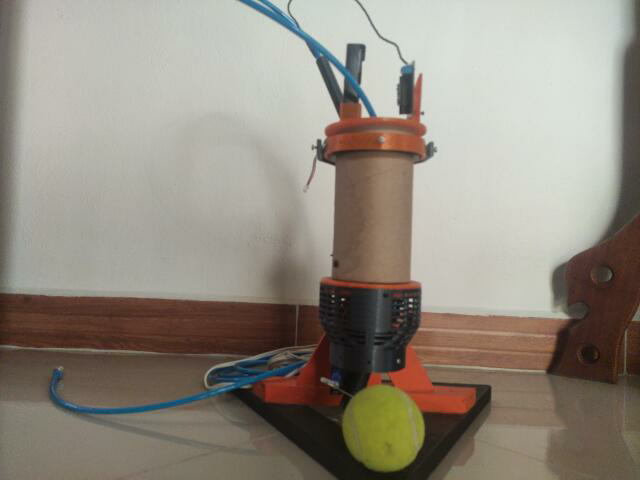
#> input picture Angle_Testing/pelota.png, 640 x 480 px, found by its file name
$ python SegmentacionColor.py
#> lines starting #> are read from the running program, lines starting #| are printed output that depends on the picture; after the words box and inside, x2 and y2 are one past the last pixel; in counts of white or black regions, pixels touching at a corner belong together
import cv2
import numpy as np

image = cv2.imread('Angle_Testing/pelota.png')
#> image is the input picture: shape (480, 640, 3); mean B, G, R 128.1, 139.4, 146.5

while(1):

  # Convertir la imagen RGB a HSV
  hsv = cv2.cvtColor(image, cv2.COLOR_BGR2HSV)
#> hsv: shape (480, 640, 3); mean H, S, V 30.2, 49.2, 148.7

  # Definir un intervalo del color azul en HSV
  lower_verde = np.array([25,50,50])
  upper_verde = np.array([67,255,255])
  lower_rosa1 = np.array([125,50,50])
  upper_rosa1 = np.array([167,255,255])

  # Umbralizar la imagen HSV para obtener solo los colores azules
  mask = cv2.inRange(hsv, lower_verde, upper_verde)
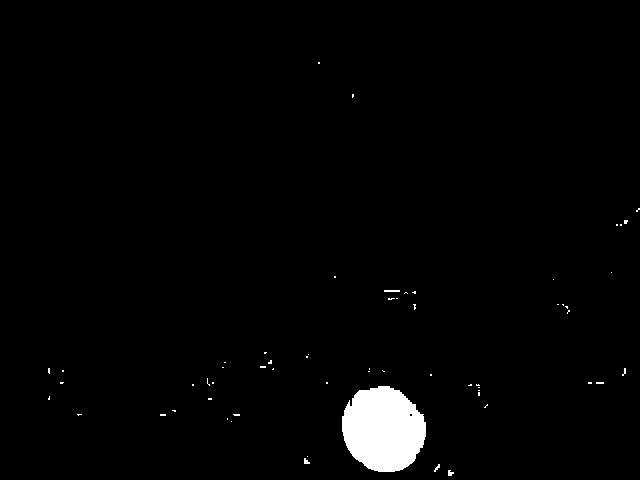
#> mask: shape (480, 640); 2% white; 60 white regions (55 under 20 px), largest, box (x1, y1, x2, y2) and area: (342, 386, 426, 472) 5575, (384, 290, 400, 292) 32, (448, 470, 454, 476) 25, (304, 458, 310, 464) 24, (434, 464, 440, 472) 21
  mask1 = cv2.inRange(hsv, lower_rosa1, upper_rosa1)
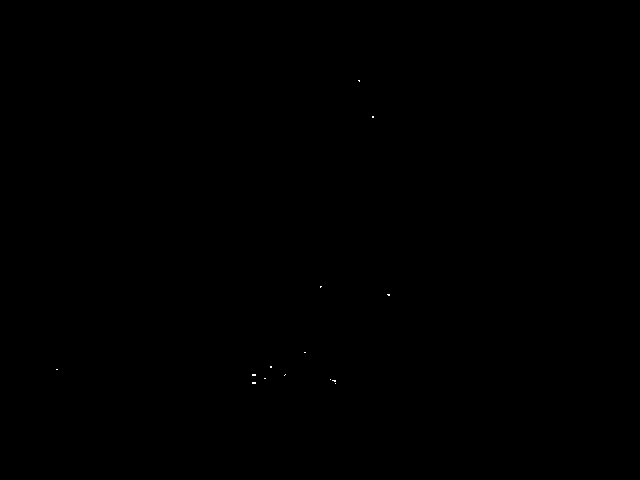
#> mask1: shape (480, 640); 0.02% white in thin lines or dots, all inside (x1, y1, x2, y2) = (56, 80, 390, 384)

  # Bitwise-AND mask and original image
  bola = cv2.bitwise_and(image,image, mask= mask)
  camiseta = cv2.bitwise_and(image,image, mask= mask1)
  cv2.imshow('frame',image)
  cv2.imshow('HSV',hsv)
  cv2.imshow('mask',mask)
  cv2.imshow('mask1',mask1)
  cv2.imshow('Bola',bola)
  cv2.imshow('Camiseta',camiseta)

  k = cv2.waitKey(5)
#> (key q is pressed here)
  # si pulsa q se rompe el ciclo
  if k == ord("q"):
    break

cv2.destroyAllWindows()

$ run again, with Angle_Testing/cohete1.png copied over Angle_Testing/pelota.png
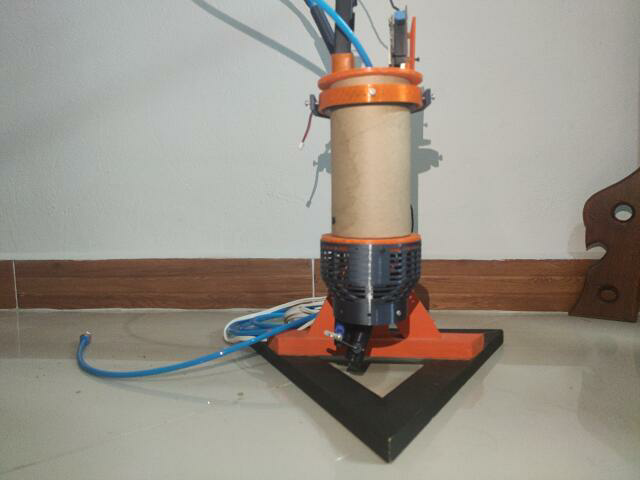
#> input picture Angle_Testing/cohete1.png, 640 x 480 px, found by its file name
#> image is the input picture: shape (480, 640, 3); mean B, G, R 135.7, 145.6, 151.6
#> hsv: shape (480, 640, 3); mean H, S, V 38.6, 39.7, 154.5
#> `mask = cv2.inRange(hsv, lower_verde, upper_verde)`:
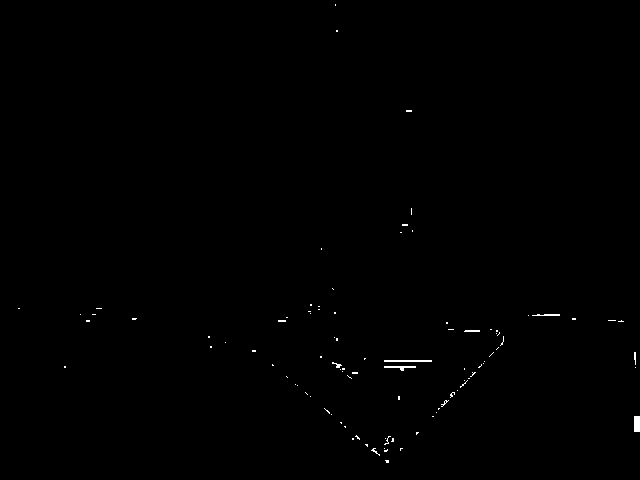
#> mask: shape (480, 640); 0.27% white in thin lines or dots
#> mask1: shape (480, 640); 0.04% white in thin lines or dots, all inside (x1, y1, x2, y2) = (252, 14, 448, 368)

$ run again, with Angle_Testing/cohete2.png copied over Angle_Testing/pelota.png
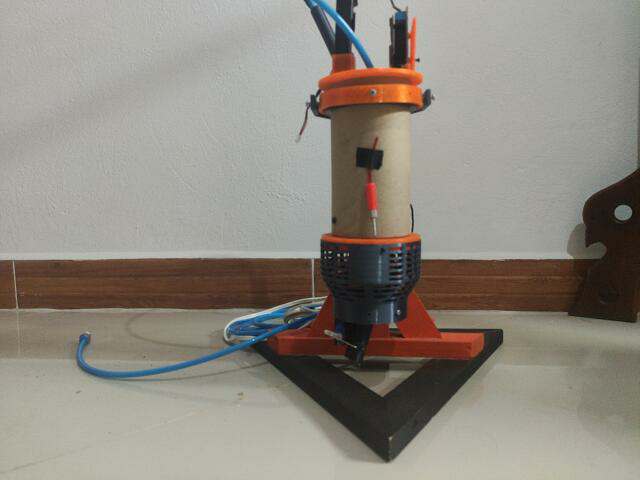
#> input picture Angle_Testing/cohete2.png, 640 x 480 px, found by its file name
#> image is the input picture: shape (480, 640, 3); mean B, G, R 128.1, 137.4, 142.8
#> hsv: shape (480, 640, 3); mean H, S, V 32.3, 39.9, 144.6
#> `mask = cv2.inRange(hsv, lower_verde, upper_verde)`:
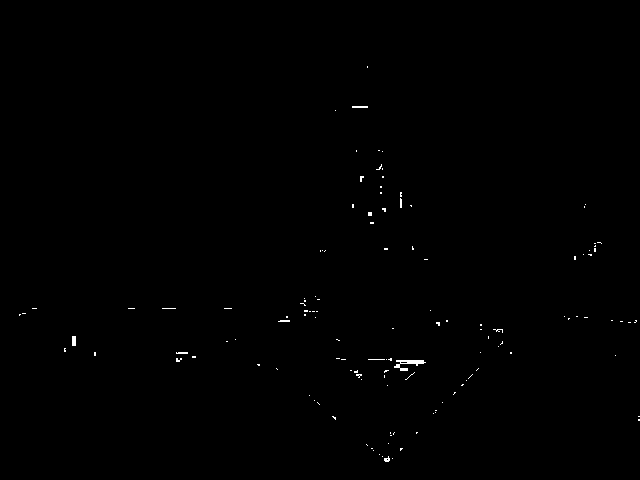
#> mask: shape (480, 640); 0.27% white in thin lines or dots, all inside (x1, y1, x2, y2) = (19, 66, 640, 462)
#> mask1: shape (480, 640); 0.05% white in thin lines or dots, all inside (x1, y1, x2, y2) = (272, 0, 418, 336)
